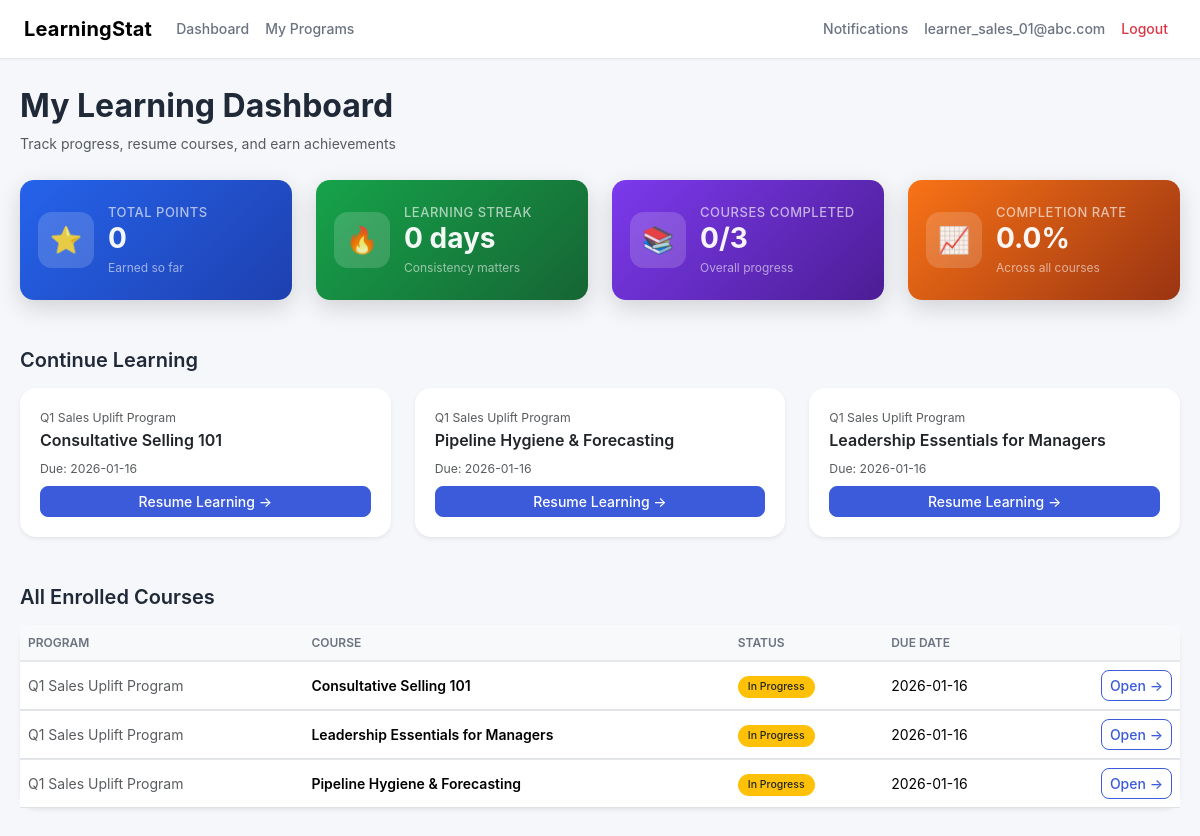
The page /learner/dashboard (signed in) on the database its author committed.
### tables this page shows
CREATE TABLE users (
    id INTEGER PRIMARY KEY AUTOINCREMENT,
    org_id INTEGER NOT NULL,
    email TEXT NOT NULL,
    full_name TEXT NOT NULL,
    password_hash TEXT NOT NULL,
    role TEXT NOT NULL,
    department_id INTEGER,
    manager_id INTEGER,
    is_active INTEGER NOT NULL DEFAULT 1,
    created_at TEXT NOT NULL,
    UNIQUE(org_id, email),
    FOREIGN KEY(org_id) REFERENCES orgs(id) ON DELETE CASCADE,
    FOREIGN KEY(department_id) REFERENCES departments(id) ON DELETE SET NULL,
    FOREIGN KEY(manager_id) REFERENCES users(id) ON DELETE SET NULL
);

CREATE TABLE enrollments (
    id INTEGER PRIMARY KEY AUTOINCREMENT,
    org_id INTEGER NOT NULL,
    user_id INTEGER NOT NULL,
    course_id INTEGER NOT NULL,
    program_id INTEGER NOT NULL,
    assigned_at TEXT NOT NULL,
    due_date TEXT,
    status TEXT NOT NULL DEFAULT 'ASSIGNED',
    completed_at TEXT,
    FOREIGN KEY(org_id) REFERENCES orgs(id) ON DELETE CASCADE,
    FOREIGN KEY(user_id) REFERENCES users(id) ON DELETE CASCADE,
    FOREIGN KEY(course_id) REFERENCES courses(id) ON DELETE CASCADE,
    FOREIGN KEY(program_id) REFERENCES programs(id) ON DELETE CASCADE
);

CREATE TABLE programs (
    id INTEGER PRIMARY KEY AUTOINCREMENT,
    org_id INTEGER NOT NULL,
    title TEXT NOT NULL,
    description TEXT NOT NULL,
    start_date TEXT,
    end_date TEXT,
    owner_user_id INTEGER,
    status TEXT NOT NULL DEFAULT 'ACTIVE',
    created_at TEXT NOT NULL,
    FOREIGN KEY(org_id) REFERENCES orgs(id) ON DELETE CASCADE,
    FOREIGN KEY(owner_user_id) REFERENCES users(id) ON DELETE SET NULL
);

CREATE TABLE courses (
    id INTEGER PRIMARY KEY AUTOINCREMENT,
    org_id INTEGER NOT NULL,
    title TEXT NOT NULL,
    description TEXT NOT NULL,
    duration_minutes INTEGER NOT NULL DEFAULT 60,
    created_at TEXT NOT NULL,
    FOREIGN KEY(org_id) REFERENCES orgs(id) ON DELETE CASCADE
);

### app.py (the view)
@app.route("/learner/dashboard")
@login_required
@role_required(ROLE_LEARNER)
def learner_dashboard():
    u = current_user()
    org = current_org()
    pts = total_points(u.id, u.org_id)
    streak = compute_streak_days(u.id, u.org_id)
    unread = unread_notifications_count(u.org_id, u.id)
    in_progress = query_all(
        """
        SELECT
            e.id AS enrollment_id,
            e.status,
            e.due_date,
            c.title AS course_title,
            p.title AS program_title
        FROM enrollments e
        JOIN courses c ON c.id = e.course_id
        JOIN programs p ON p.id = e.program_id
        WHERE e.org_id = ?
          AND e.user_id = ?
          AND e.status != 'COMPLETED'
        ORDER BY e.due_date ASC
        """,
        (u.org_id, u.id),
    )
    all_enrollments = query_all(
        """
        SELECT
            e.id AS enrollment_id,
            e.status,
            e.due_date,
            c.title AS course_title,
            p.title AS program_title
        FROM enrollments e
        JOIN courses c ON c.id = e.course_id
        JOIN programs p ON p.id = e.program_id
        WHERE e.org_id = ?
          AND e.user_id = ?
        ORDER BY p.title, c.title
        """,
        (u.org_id, u.id),
    )
    summary = query_one(
        """
        SELECT
            SUM(CASE WHEN status = 'COMPLETED' THEN 1 ELSE 0 END) AS completed,
            COUNT(*) AS total
        FROM enrollments
        WHERE org_id = ? AND user_id = ?
        """,
        (u.org_id, u.id),
    )
    completed = int(summary["completed"] or 0)
    total = int(summary["total"] or 0)
    completion_rate = round((completed / total) * 100, 1) if total else 0.0
    return render_template(
        "learner_dashboard.html",
        user=u,
        org=org,
        points=pts,
        streak=streak,
        unread=unread,
        in_progress=in_progress,
        all_enrollments=all_enrollments,
        completed=completed,
        total=total,
        completion_rate=completion_rate,
    )

### app.py (called while the page is built, shortened)
def get_db() -> sqlite3.Connection:
    if "db" not in g:
        conn = sqlite3.connect(app.config["DB_PATH"])
        conn.row_factory = sqlite3.Row
        conn.execute("PRAGMA foreign_keys = ON;")
        g.db = conn
    return g.db

def query_one(sql: str, params: Tuple = ()) -> Optional[sqlite3.Row]:
    cur = get_db().execute(sql, params)
    row = cur.fetchone()
    cur.close()
    return row

def query_all(sql: str, params: Tuple = ()) -> List[sqlite3.Row]:
    cur = get_db().execute(sql, params)
    rows = cur.fetchall()
    cur.close()
    return rows

def current_user() -> Optional[UserCtx]:
    uid = session.get("user_id")
    if not uid:
        return None
    row = query_one(
        """
        SELECT id, org_id, email, full_name, role, department_id, manager_id
        FROM users
        WHERE id = ? AND is_active = 1
        """,
        (uid,),
    )
    if not row:
        return None
    return UserCtx(
        id=row["id"],
        org_id=row["org_id"],
        email=row["email"],
        full_name=row["full_name"],
        role=row["role"],
        department_id=row["department_id"],
        manager_id=row["manager_id"],
    )

def current_org() -> Optional[sqlite3.Row]:
    u = current_user()
    if not u:
        return None
    return query_one("SELECT * FROM orgs WHERE id = ?", (u.org_id,))

def login_required(view):
    @wraps(view)
    def wrapped(*args, **kwargs):
        if not current_user():
            return redirect(url_for("login", next=request.path))
        return view(*args, **kwargs)
    return wrapped

def role_required(*allowed_roles: str):
    def decorator(view):
        @wraps(view)
        def wrapped(*args, **kwargs):
            u = current_user()
            if not u:
                return redirect(url_for("login", next=request.path))
            if u.role not in allowed_roles:
                flash("You do not have access to that page.", "warning")
                return redirect(url_for("home"))
            return view(*args, **kwargs)
        return wrapped
    return decorator

def total_points(user_id: int, org_id: int) -> int:
    row = query_one(
        "SELECT COALESCE(SUM(points), 0) AS pts FROM gamification_points WHERE org_id = ? AND user_id = ?",
        (org_id, user_id),
    )
    return int(row["pts"]) if row else 0

def compute_streak_days(user_id: int, org_id: int) -> int:
    days = set(get_activity_days(user_id, org_id, limit=60))
    if not days:
        return 0

### templates/learner_dashboard.html
{% extends "base.html" %}
{% block content %}
<div class="page-header mb-4">
  <div>
    <h2 class="fw-bold">My Learning Dashboard</h2>
    <div class="text-muted">
      Track progress, resume courses, and earn achievements
    </div>
  </div>
</div>
<div class="row g-4 mb-5">
  <div class="col-md-3">
    <div class="kpi-premium gradient-blue">
      <div class="kpi-icon">⭐</div>
      <div class="kpi-content">
        <div class="kpi-label">Total Points</div>
        <div class="kpi-value">{{ points }}</div>
        <div class="kpi-subtext">Earned so far</div>
      </div>
    </div>
  </div>
  <div class="col-md-3">
    <div class="kpi-premium gradient-green">
      <div class="kpi-icon">🔥</div>
      <div class="kpi-content">
        <div class="kpi-label">Learning Streak</div>
        <div class="kpi-value">{{ streak }} days</div>
        <div class="kpi-subtext">Consistency matters</div>
      </div>
    </div>
  </div>
  <div class="col-md-3">
    <div class="kpi-premium gradient-purple">
      <div class="kpi-icon">📚</div>
      <div class="kpi-content">
        <div class="kpi-label">Courses Completed</div>
        <div class="kpi-value">{{ completed }}/{{ total }}</div>
        <div class="kpi-subtext">Overall progress</div>
      </div>
    </div>
  </div>
  <div class="col-md-3">
    <div class="kpi-premium gradient-orange">
      <div class="kpi-icon">📈</div>
      <div class="kpi-content">
        <div class="kpi-label">Completion Rate</div>
        <div class="kpi-value">{{ completion_rate }}%</div>
        <div class="kpi-subtext">Across all courses</div>
      </div>
    </div>
  </div>
</div>
<div class="section mb-5">
  <h5 class="fw-semibold mb-3">Continue Learning</h5>
  {% if in_progress|length == 0 %}
    <div class="card shadow-sm">
      <div class="card-body text-center text-muted py-5">
        🎉 You’re all caught up!
        Explore your catalog to start something new.
      </div>
    </div>
  {% else %}
    <div class="row g-4">
      {% for t in in_progress %}
        <div class="col-md-4">
          <div class="card h-100 shadow-sm border-0">
            <div class="card-body d-flex flex-column">
              <div class="text-muted small mb-1">
                {{ t.program_title }}
              </div>
              <h6 class="fw-semibold mb-2">
                {{ t.course_title }}
              </h6>
              <div class="mt-auto">
                <div class="small text-muted mb-2">
                  Due: {{ t.due_date or "No deadline" }}
                </div>
                <a href="/learner/course/{{ t.enrollment_id }}"
                   class="btn btn-primary btn-sm w-100">
                  Resume Learning →
                </a>
              </div>
            </div>
          </div>
        </div>
      {% endfor %}
    </div>
  {% endif %}
</div>
<div class="section">
  <h5 class="fw-semibold mb-3">All Enrolled Courses</h5>
  <div class="card shadow-sm border-0">
    <div class="table-responsive">
      <table class="table align-middle mb-0">
        <thead class="table-light">
          <tr>
            <th>Program</th>
            <th>Course</th>
            <th>Status</th>
            <th>Due Date</th>
            <th></th>
          </tr>
        </thead>
        <tbody>
          {% for t in all_enrollments %}
            <tr>
              <td class="text-muted">{{ t.program_title }}</td>
              <td class="fw-semibold">{{ t.course_title }}</td>
              <td>
                {% if t.status == 'COMPLETED' %}
                  <span class="badge bg-success">Completed</span>
                {% else %}
                  <span class="badge bg-warning text-dark">In Progress</span>
                {% endif %}
              </td>
              <td>{{ t.due_date or "-" }}</td>
              <td class="text-end">
                <a href="/learner/course/{{ t.enrollment_id }}"
                   class="btn btn-sm btn-outline-primary">
                  Open →
                </a>
              </td>
            </tr>
          {% else %}
            <tr>
              <td colspan="5" class="text-center text-muted py-4">
                No enrolled courses found.
              </td>
            </tr>
          {% endfor %}
        </tbody>
      </table>
    </div>
  </div>
</div>
{% endblock %}

### templates/base.html (shortened to what this page needs)
<!DOCTYPE html>
<html lang="en">
<head>
  <link href="https://cdn.jsdelivr.net/npm/bootstrap@5.3.2/dist/css/bootstrap.min.css" rel="stylesheet">
  <link rel="stylesheet" href="{{ url_for('static', filename='styles.css') }}">
</head>
<body>
<nav class="navbar navbar-expand-lg">
  <div class="container-fluid px-4">
    <a class="navbar-brand fw-bold" href="#">
      LearningStat
    </a>
    <div class="collapse navbar-collapse" id="mainNav">
      <ul class="navbar-nav me-auto mb-2 mb-lg-0">
        {% if current_user %}
          {% if current_user.role == 'LEARNER' %}
            <li class="nav-item">
              <a class="nav-link" href="/learner/dashboard">Dashboard</a>
            </li>
            <li class="nav-item">
              <a class="nav-link" href="/learner/programs">My Programs</a>
            </li>
          {% endif %}
        {% endif %}
      </ul>
      <ul class="navbar-nav ms-auto">
        {% if current_user %}
          <li class="nav-item">
            <a class="nav-link" href="/notifications">Notifications</a>
          </li>
          <li class="nav-item">
            <a class="nav-link" href="/profile">
              {{ current_user.email }}
            </a>
          </li>
          <li class="nav-item">
            <a class="nav-link text-danger" href="/logout">
              Logout
            </a>
          </li>
        {% endif %}
      </ul>
    </div>
  </div>
</nav>
<main class="page-wrapper">
  {% block content %}{% endblock %}
</main>
</body>
</html>

### static/styles.css (style rules this page uses)
:root { --bg-app: #f6f7fb; --bg-card: #ffffff; --bg-muted: #f1f3f8; --primary: #3b5bdb; --primary-soft: #e7ebff; --accent: #12b886; --danger: #e03131; --warning: #f59f00; --text-main: #1f2937; --text-muted: #6b7280; --text-light: #9ca3af; --border: #e5e7eb; --radius-sm: 8px; --radius-md: 12px; --radius-lg: 16px; --shadow-sm: 0 1px 2px rgba(0,0,0,0.04); --shadow-md: 0 6px 18px rgba(0,0,0,0.06); --transition: all 0.2s ease-in-out; }
body { background: var(--bg-app); color: var(--text-main); font-family: -apple-system, BlinkMacSystemFont, "Inter", "Segoe UI", Roboto, Helvetica, Arial, sans-serif; font-size: 14px; line-height: 1.6; }
.page-wrapper { max-width: 1280px; margin: 0 auto; padding: 28px 20px 60px; }
.page-header { display: flex; align-items: center; justify-content: space-between; margin-bottom: 24px; }
.navbar { background: #ffffff; border-bottom: 1px solid var(--border); box-shadow: var(--shadow-sm); }
.navbar-brand { font-weight: 600; letter-spacing: 0.2px; }
.nav-link { color: var(--text-muted); font-weight: 500; }
.card { background: var(--bg-card); border: 1px solid var(--border); border-radius: var(--radius-lg); box-shadow: var(--shadow-sm); }
.card-body { padding: 20px; }
.kpi-label { font-size: 12px; color: var(--text-muted); }
.kpi-value { font-size: 26px; font-weight: 600; }
.table { border-collapse: separate; border-spacing: 0; }
.table th { font-size: 12px; text-transform: uppercase; color: var(--text-muted); font-weight: 600; border-bottom: 1px solid var(--border); }
.table td { vertical-align: middle; border-top: 1px solid var(--border); }
.btn { border-radius: var(--radius-sm); font-weight: 500; }
.btn-primary { background: var(--primary); border-color: var(--primary); }
.btn-outline-primary { color: var(--primary); border-color: var(--primary); }
.badge { border-radius: 999px; padding: 6px 10px; font-weight: 500; }
.section { margin-bottom: 32px; }
.kpi-premium { display: flex; align-items: center; gap: 18px; padding: 24px; border-radius: 18px; min-height: 120px; transition: all 0.25s ease; box-shadow: 0 10px 28px rgba(0,0,0,0.08); }
.kpi-icon { font-size: 30px; background: rgba(255,255,255,0.18); width: 56px; height: 56px; border-radius: 14px; display: flex; align-items: center; justify-content: center; }
.kpi-label { font-size: 14px; font-weight: 500; color: rgba(255,255,255,0.75); }
.kpi-value { font-size: 36px; font-weight: 700; line-height: 1.1; color: rgba(255,255,255,0.95); }
.kpi-subtext { font-size: 13px; margin-top: 4px; color: rgba(255,255,255,0.70); }
.gradient-blue { background: linear-gradient(135deg, #3b5bdb, #2f4fb8); }
.gradient-green { background: linear-gradient(135deg, #4fa16a, #3b7f53); }
.gradient-purple { background: linear-gradient(135deg, #6f4bd8, #5636b8); }
.kpi-premium { display: flex; align-items: center; gap: 14px; padding: 18px; border-radius: 14px; color: #fff; box-shadow: 0 8px 24px rgba(0,0,0,0.15); }
.kpi-icon { font-size: 26px; opacity: 0.9; }
.kpi-label { font-size: 13px; text-transform: uppercase; letter-spacing: 0.5px; opacity: 0.85; }
.kpi-value { font-size: 28px; font-weight: 700; }
.kpi-subtext { font-size: 12px; opacity: 0.8; }
.gradient-blue { background: linear-gradient(135deg, #2563eb, #1e40af); }
.gradient-green { background: linear-gradient(135deg, #16a34a, #166534); }
.gradient-purple { background: linear-gradient(135deg, #7c3aed, #4c1d95); }
.gradient-orange { background: linear-gradient(135deg, #f97316, #9a3412); }

### rows shown on the page
users: email "learner_sales_01@abc.com"
enrollments: program_title "Q1 Sales Uplift Program", course_title "Consultative Selling 101", due_date "2026-01-16", status "In Progress"
enrollments: program_title "Q1 Sales Uplift Program", course_title "Pipeline Hygiene & Forecasting", due_date "2026-01-16", status "In Progress"
enrollments: program_title "Q1 Sales Uplift Program", course_title "Leadership Essentials for Managers", due_date "2026-01-16", status "In Progress"

### other values the page prints
{{ points }} "0"
{{ streak }} "0"
{{ completed }} "0"
{{ total }} "3"
{{ completion_rate }} "0.0"
